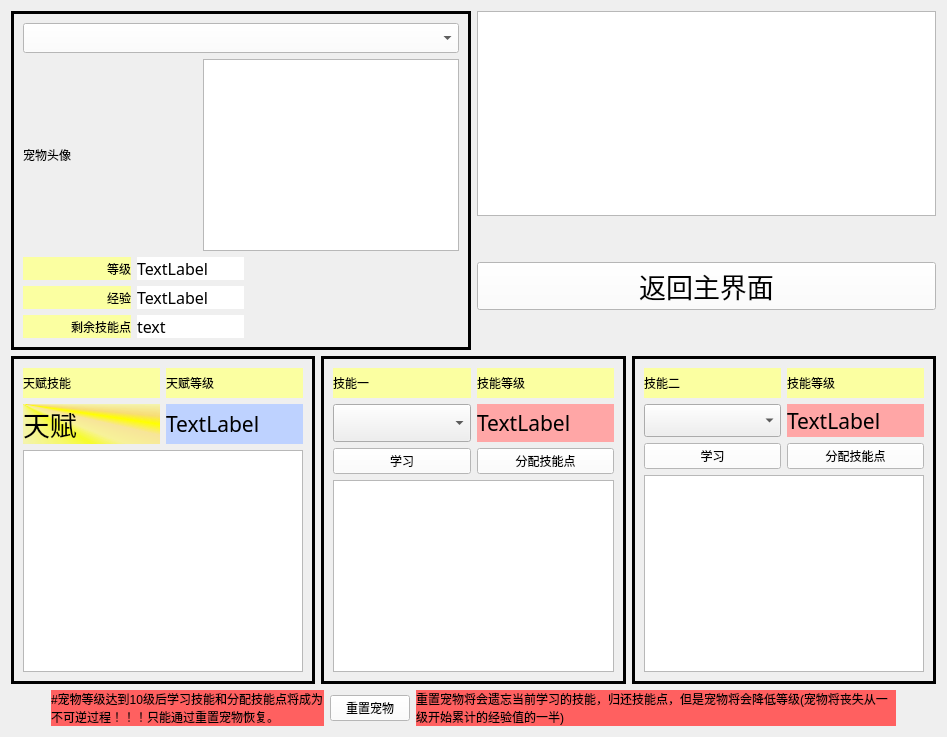
      <widget class="QWidget" name="PageChongwu">
       <layout class="QVBoxLayout" name="verticalLayout_19">
        <item>
         <layout class="QHBoxLayout" name="horizontalLayout_19">
          <item>
           <widget class="QFrame" name="FrameChongwu">
            <property name="frameShape">
             <enum>QFrame::Box</enum>
            </property>
            <property name="lineWidth">
             <number>3</number>
            </property>
            <layout class="QVBoxLayout" name="verticalLayout_17">
             <item>
              <layout class="QHBoxLayout" name="horizontalLayout_14">
               <item>
                <widget class="QComboBox" name="comboBoxCChooseelf">
                 <property name="minimumSize">
                  <size>
                   <width>120</width>
                   <height>30</height>
                  </size>
                 </property>
                 <property name="styleSheet">
                  <string notr="true">background-color: rgb(255, 255, 255);
font: 14pt &quot;微软雅黑&quot;;</string>
                 </property>
                </widget>
               </item>
              </layout>
             </item>
             <item>
              <layout class="QHBoxLayout" name="horizontalLayout_15">
               <item>
                <widget class="QLabel" name="labelCTouxiang">
                 <property name="sizePolicy">
                  <sizepolicy hsizetype="Expanding" vsizetype="Expanding">
                   <horstretch>0</horstretch>
                   <verstretch>0</verstretch>
                  </sizepolicy>
                 </property>
                 <property name="text">
                  <string>宠物头像</string>
                 </property>
                 <property name="scaledContents">
                  <bool>true</bool>
                 </property>
                </widget>
               </item>
               <item>
                <widget class="QTextBrowser" name="textBrowserCJieshao"/>
               </item>
              </layout>
             </item>
             <item>
              <layout class="QGridLayout" name="gridLayout_5">
               <item row="2" column="0">
                <widget class="QLabel" name="label_33">
                 <property name="sizePolicy">
                  <sizepolicy hsizetype="Expanding" vsizetype="Preferred">
                   <horstretch>0</horstretch>
                   <verstretch>0</verstretch>
                  </sizepolicy>
                 </property>
                 <property name="styleSheet">
                  <string notr="true">background-color: rgb(251, 255, 161);
color: rgb(0, 0, 0);
font: 12pt &quot;华文行楷&quot;;</string>
                 </property>
                 <property name="text">
                  <string>剩余技能点</string>
                 </property>
                 <property name="alignment">
                  <set>Qt::AlignRight|Qt::AlignTrailing|Qt::AlignVCenter</set>
                 </property>
                </widget>
               </item>
               <item row="2" column="1">
                <widget class="QLabel" name="labelCRemainskill">
                 <property name="sizePolicy">
                  <sizepolicy hsizetype="Expanding" vsizetype="Preferred">
                   <horstretch>0</horstretch>
                   <verstretch>0</verstretch>
                  </sizepolicy>
                 </property>
                 <property name="font">
                  <font>
                   <family>华文行楷</family>
                   <pointsize>12</pointsize>
                  </font>
                 </property>
                 <property name="styleSheet">
                  <string notr="true">QLabel{background-color:rgb(255, 255, 255);}</string>
                 </property>
                 <property name="text">
                  <string>text</string>
                 </property>
                </widget>
               </item>
               <item row="0" column="0">
                <widget class="QLabel" name="label_29">
                 <property name="sizePolicy">
                  <sizepolicy hsizetype="Expanding" vsizetype="Preferred">
                   <horstretch>0</horstretch>
                   <verstretch>0</verstretch>
                  </sizepolicy>
                 </property>
                 <property name="styleSheet">
                  <string notr="true">background-color: rgb(251, 255, 161);
color: rgb(0, 0, 0);
font: 12pt &quot;华文行楷&quot;;</string>
                 </property>
                 <property name="text">
                  <string>等级</string>
                 </property>
                 <property name="alignment">
                  <set>Qt::AlignRight|Qt::AlignTrailing|Qt::AlignVCenter</set>
                 </property>
                </widget>
               </item>
               <item row="0" column="1">
                <widget class="QLabel" name="labelCLevel">
                 <property name="sizePolicy">
                  <sizepolicy hsizetype="Expanding" vsizetype="Preferred">
                   <horstretch>0</horstretch>
                   <verstretch>0</verstretch>
                  </sizepolicy>
                 </property>
                 <property name="font">
                  <font>
                   <family>华文行楷</family>
                   <pointsize>12</pointsize>
                  </font>
                 </property>
                 <property name="styleSheet">
                  <string notr="true">QLabel{background-color:rgb(255, 255, 255);}</string>
                 </property>
                 <property name="text">
                  <string>TextLabel</string>
                 </property>
                </widget>
               </item>
               <item row="1" column="1">
                <widget class="QLabel" name="labelCExperience">
                 <property name="sizePolicy">
                  <sizepolicy hsizetype="Expanding" vsizetype="Preferred">
                   <horstretch>0</horstretch>
                   <verstretch>0</verstretch>
                  </sizepolicy>
                 </property>
                 <property name="font">
                  <font>
                   <family>华文行楷</family>
                   <pointsize>12</pointsize>
                  </font>
                 </property>
                 <property name="styleSheet">
                  <string notr="true">QLabel{background-color:rgb(255, 255, 255);}</string>
                 </property>
                 <property name="text">
                  <string>TextLabel</string>
                 </property>
                </widget>
               </item>
               <item row="1" column="0">
                <widget class="QLabel" name="label_31">
                 <property name="sizePolicy">
                  <sizepolicy hsizetype="Expanding" vsizetype="Preferred">
                   <horstretch>0</horstretch>
                   <verstretch>0</verstretch>
                  </sizepolicy>
                 </property>
                 <property name="styleSheet">
                  <string notr="true">background-color: rgb(251, 255, 161);
color: rgb(0, 0, 0);
font: 12pt &quot;华文行楷&quot;;</string>
                 </property>
                 <property name="text">
                  <string>经验</string>
                 </property>
                 <property name="alignment">
                  <set>Qt::AlignRight|Qt::AlignTrailing|Qt::AlignVCenter</set>
                 </property>
                </widget>
               </item>
               <item row="0" column="3">
                <spacer name="horizontalSpacer_38">
                 <property name="orientation">
                  <enum>Qt::Horizontal</enum>
                 </property>
                 <property name="sizeHint" stdset="0">
                  <size>
                   <width>40</width>
                   <height>20</height>
                  </size>
                 </property>
                </spacer>
               </item>
               <item row="0" column="2">
                <spacer name="horizontalSpacer_39">
                 <property name="orientation">
                  <enum>Qt::Horizontal</enum>
                 </property>
                 <property name="sizeHint" stdset="0">
                  <size>
                   <width>40</width>
                   <height>20</height>
                  </size>
                 </property>
                </spacer>
               </item>
              </layout>
             </item>
            </layout>
           </widget>
          </item>
          <item>
           <layout class="QVBoxLayout" name="verticalLayout_18">
            <item>
             <widget class="QTextBrowser" name="textBrowserCShuxin">
              <property name="font">
               <font>
                <pointsize>16</pointsize>
               </font>
              </property>
             </widget>
            </item>
            <item>
             <spacer name="verticalSpacer_20">
              <property name="orientation">
               <enum>Qt::Vertical</enum>
              </property>
              <property name="sizeType">
               <enum>QSizePolicy::Preferred</enum>
              </property>
              <property name="sizeHint" stdset="0">
               <size>
                <width>20</width>
                <height>40</height>
               </size>
              </property>
             </spacer>
            </item>
            <item>
             <widget class="QPushButton" name="pushButtonCBack">
              <property name="font">
               <font>
                <family>华康雅宋体W9</family>
                <pointsize>20</pointsize>
                <weight>50</weight>
                <italic>false</italic>
                <bold>false</bold>
               </font>
              </property>
              <property name="styleSheet">
               <string notr="true">font: 20pt &quot;华康雅宋体W9&quot;;
background-color: rgb(255, 255, 255);</string>
              </property>
              <property name="text">
               <string>返回主界面</string>
              </property>
             </widget>
            </item>
            <item>
             <spacer name="verticalSpacer_21">
              <property name="orientation">
               <enum>Qt::Vertical</enum>
              </property>
              <property name="sizeType">
               <enum>QSizePolicy::Preferred</enum>
              </property>
              <property name="sizeHint" stdset="0">
               <size>
                <width>20</width>
                <height>40</height>
               </size>
              </property>
             </spacer>
            </item>
           </layout>
          </item>
         </layout>
        </item>
        <item>
         <layout class="QHBoxLayout" name="horizontalLayout_18">
          <item>
           <widget class="QFrame" name="FrameCTalent">
            <property name="frameShape">
             <enum>QFrame::Box</enum>
            </property>
            <property name="frameShadow">
             <enum>QFrame::Plain</enum>
            </property>
            <property name="lineWidth">
             <number>3</number>
            </property>
            <property name="midLineWidth">
             <number>0</number>
            </property>
            <layout class="QGridLayout" name="gridLayout_8">
             <item row="2" column="0">
              <widget class="QLabel" name="labelCTalent">
               <property name="sizePolicy">
                <sizepolicy hsizetype="Expanding" vsizetype="Preferred">
                 <horstretch>0</horstretch>
                 <verstretch>0</verstretch>
                </sizepolicy>
               </property>
               <property name="font">
                <font>
                 <family>华文行楷</family>
                 <pointsize>20</pointsize>
                </font>
               </property>
               <property name="styleSheet">
                <string notr="true">QLabel{background-color:qconicalgradient(cx:0, cy:0, angle:135, stop:0 rgba(255, 255, 0, 69), stop:0.375 rgba(255, 255, 0, 69), stop:0.423533 rgba(251, 255, 0, 145), stop:0.45 rgba(247, 255, 0, 208), stop:0.477581 rgba(255, 244, 71, 130), stop:0.518717 rgba(255, 218, 71, 130), stop:0.55 rgba(255, 255, 0, 255), stop:0.57754 rgba(255, 203, 0, 130), stop:0.625 rgba(255, 255, 0, 69), stop:1 rgba(255, 255, 0, 69));}</string>
               </property>
               <property name="text">
                <string>天赋</string>
               </property>
              </widget>
             </item>
             <item row="0" column="1">
              <widget class="QLabel" name="label_38">
               <property name="sizePolicy">
                <sizepolicy hsizetype="Expanding" vsizetype="Preferred">
                 <horstretch>0</horstretch>
                 <verstretch>0</verstretch>
                </sizepolicy>
               </property>
               <property name="styleSheet">
                <string notr="true">background-color: rgb(251, 255, 161);
color: rgb(0, 0, 0);
font: 12pt &quot;华文行楷&quot;;</string>
               </property>
               <property name="text">
                <string>天赋等级</string>
               </property>
              </widget>
             </item>
             <item row="2" column="1">
              <widget class="QLabel" name="labelCTalentLevel">
               <property name="sizePolicy">
                <sizepolicy hsizetype="Expanding" vsizetype="Preferred">
                 <horstretch>0</horstretch>
                 <verstretch>0</verstretch>
                </sizepolicy>
               </property>
               <property name="font">
                <font>
                 <family>华文行楷</family>
                 <pointsize>16</pointsize>
                 <weight>50</weight>
                 <italic>false</italic>
                 <bold>false</bold>
                </font>
               </property>
               <property name="styleSheet">
                <string notr="true">background-color: rgb(190, 210, 255);
color: rgb(0, 0, 0);
font: 16pt &quot;华文行楷&quot;;</string>
               </property>
               <property name="text">
                <string>TextLabel</string>
               </property>
              </widget>
             </item>
             <item row="0" column="0">
              <widget class="QLabel" name="label_25">
               <property name="minimumSize">
                <size>
                 <width>0</width>
                 <height>30</height>
                </size>
               </property>
               <property name="styleSheet">
                <string notr="true">background-color: rgb(251, 255, 161);
color: rgb(0, 0, 0);
font: 12pt &quot;华文行楷&quot;;</string>
               </property>
               <property name="text">
                <string>天赋技能</string>
               </property>
              </widget>
             </item>
             <item row="3" column="0" colspan="2">
              <widget class="QTextBrowser" name="textBrowserCTalentJieshao"/>
             </item>
            </layout>
           </widget>
          </item>
          <item>
           <widget class="QFrame" name="FrameCSkill1">
            <property name="frameShape">
             <enum>QFrame::Box</enum>
            </property>
            <property name="lineWidth">
             <number>3</number>
            </property>
            <layout class="QGridLayout" name="gridLayout_6">
             <item row="3" column="1">
              <widget class="QPushButton" name="pushButtonCSkill1destribute">
               <property name="styleSheet">
                <string notr="true">font: 14pt &quot;华康雅宋体W9&quot;;
background-color: rgb(255, 255, 255);</string>
               </property>
               <property name="text">
                <string>分配技能点</string>
               </property>
              </widget>
             </item>
             <item row="0" column="0">
              <widget class="QLabel" name="label_23">
               <property name="minimumSize">
                <size>
                 <width>0</width>
                 <height>30</height>
                </size>
               </property>
               <property name="styleSheet">
                <string notr="true">background-color: rgb(251, 255, 161);
color: rgb(0, 0, 0);
font: 12pt &quot;华文行楷&quot;;</string>
               </property>
               <property name="text">
                <string>技能一</string>
               </property>
              </widget>
             </item>
             <item row="0" column="1">
              <widget class="QLabel" name="label_27">
               <property name="sizePolicy">
                <sizepolicy hsizetype="Expanding" vsizetype="Preferred">
                 <horstretch>0</horstretch>
                 <verstretch>0</verstretch>
                </sizepolicy>
               </property>
               <property name="styleSheet">
                <string notr="true">background-color: rgb(251, 255, 161);
color: rgb(0, 0, 0);
font: 12pt &quot;华文行楷&quot;;</string>
               </property>
               <property name="text">
                <string>技能等级</string>
               </property>
              </widget>
             </item>
             <item row="2" column="1">
              <widget class="QLabel" name="labelCSkill1level">
               <property name="sizePolicy">
                <sizepolicy hsizetype="Expanding" vsizetype="Preferred">
                 <horstretch>0</horstretch>
                 <verstretch>0</verstretch>
                </sizepolicy>
               </property>
               <property name="font">
                <font>
                 <family>华文行楷</family>
                 <pointsize>16</pointsize>
                 <weight>50</weight>
                 <italic>false</italic>
                 <bold>false</bold>
                </font>
               </property>
               <property name="styleSheet">
                <string notr="true">background-color: rgb(255, 166, 166);
color: rgb(0, 0, 0);
font: 16pt &quot;华文行楷&quot;;</string>
               </property>
               <property name="text">
                <string>TextLabel</string>
               </property>
              </widget>
             </item>
             <item row="3" column="0">
              <widget class="QPushButton" name="pushButtonCSkill1Learn">
               <property name="styleSheet">
                <string notr="true">font: 14pt &quot;华康雅宋体W9&quot;;
background-color: rgb(255, 255, 255);</string>
               </property>
               <property name="text">
                <string>学习</string>
               </property>
              </widget>
             </item>
             <item row="4" column="0" colspan="2">
              <widget class="QTextBrowser" name="textBrowserCSkill1Jieshao"/>
             </item>
             <item row="2" column="0">
              <widget class="QComboBox" name="comboBoxCSkill1">
               <property name="sizePolicy">
                <sizepolicy hsizetype="Expanding" vsizetype="Fixed">
                 <horstretch>0</horstretch>
                 <verstretch>0</verstretch>
                </sizepolicy>
               </property>
               <property name="font">
                <font>
                 <family>华文行楷</family>
                 <pointsize>16</pointsize>
                </font>
               </property>
               <property name="styleSheet">
                <string notr="true"/>
               </property>
               <property name="currentText">
                <string/>
               </property>
              </widget>
             </item>
            </layout>
           </widget>
          </item>
          <item>
           <widget class="QFrame" name="FrameCSkill2">
            <property name="frameShape">
             <enum>QFrame::Box</enum>
            </property>
            <property name="lineWidth">
             <number>3</number>
            </property>
            <layout class="QGridLayout" name="gridLayout_7">
             <item row="3" column="1">
              <widget class="QPushButton" name="pushButtonCSkill2destribute">
               <property name="styleSheet">
                <string notr="true">font: 14pt &quot;华康雅宋体W9&quot;;
background-color: rgb(255, 255, 255);</string>
               </property>
               <property name="text">
                <string>分配技能点</string>
               </property>
              </widget>
             </item>
             <item row="0" column="0">
              <widget class="QLabel" name="label_24">
               <property name="minimumSize">
                <size>
                 <width>0</width>
                 <height>30</height>
                </size>
               </property>
               <property name="styleSheet">
                <string notr="true">background-color: rgb(251, 255, 161);
color: rgb(0, 0, 0);
font: 12pt &quot;华文行楷&quot;;</string>
               </property>
               <property name="text">
                <string>技能二</string>
               </property>
              </widget>
             </item>
             <item row="0" column="1">
              <widget class="QLabel" name="label_36">
               <property name="sizePolicy">
                <sizepolicy hsizetype="Expanding" vsizetype="Preferred">
                 <horstretch>0</horstretch>
                 <verstretch>0</verstretch>
                </sizepolicy>
               </property>
               <property name="styleSheet">
                <string notr="true">background-color: rgb(251, 255, 161);
color: rgb(0, 0, 0);
font: 12pt &quot;华文行楷&quot;;</string>
               </property>
               <property name="text">
                <string>技能等级</string>
               </property>
              </widget>
             </item>
             <item row="2" column="1">
              <widget class="QLabel" name="labelCSkill2Level">
               <property name="sizePolicy">
                <sizepolicy hsizetype="Expanding" vsizetype="Preferred">
                 <horstretch>0</horstretch>
                 <verstretch>0</verstretch>
                </sizepolicy>
               </property>
               <property name="font">
                <font>
                 <family>华文行楷</family>
                 <pointsize>16</pointsize>
                 <weight>50</weight>
                 <italic>false</italic>
                 <bold>false</bold>
                </font>
               </property>
               <property name="styleSheet">
                <string notr="true">background-color: rgb(255, 166, 166);
color: rgb(0, 0, 0);
font: 16pt &quot;华文行楷&quot;;</string>
               </property>
               <property name="text">
                <string>TextLabel</string>
               </property>
              </widget>
             </item>
             <item row="2" column="0">
              <widget class="QComboBox" name="comboBoxCSkill2">
               <property name="sizePolicy">
                <sizepolicy hsizetype="Expanding" vsizetype="Fixed">
                 <horstretch>0</horstretch>
                 <verstretch>0</verstretch>
                </sizepolicy>
               </property>
               <property name="font">
                <font>
                 <pointsize>16</pointsize>
                </font>
               </property>
               <property name="currentText">
                <string/>
               </property>
              </widget>
             </item>
             <item row="3" column="0">
              <widget class="QPushButton" name="pushButtonCSkill2Learn">
               <property name="styleSheet">
                <string notr="true">font: 14pt &quot;华康雅宋体W9&quot;;
background-color: rgb(255, 255, 255);</string>
               </property>
               <property name="text">
                <string>学习</string>
               </property>
              </widget>
             </item>
             <item row="4" column="0" colspan="2">
              <widget class="QTextBrowser" name="textBrowserCSkill2Jieshao"/>
             </item>
            </layout>
           </widget>
          </item>
         </layout>
        </item>
        <item>
         <layout class="QHBoxLayout" name="horizontalLayout_16">
          <item>
           <spacer name="horizontalSpacer_36">
            <property name="orientation">
             <enum>Qt::Horizontal</enum>
            </property>
            <property name="sizeHint" stdset="0">
             <size>
              <width>40</width>
              <height>20</height>
             </size>
            </property>
           </spacer>
          </item>
          <item>
           <widget class="QLabel" name="label_14">
            <property name="sizePolicy">
             <sizepolicy hsizetype="Expanding" vsizetype="Preferred">
              <horstretch>0</horstretch>
              <verstretch>0</verstretch>
             </sizepolicy>
            </property>
            <property name="styleSheet">
             <string notr="true">background-color: rgb(255, 96, 96);
color: rgb(0, 0, 0);
font: 12pt &quot;华文行楷&quot;;</string>
            </property>
            <property name="text">
             <string>#宠物等级达到10级后学习技能和分配技能点将成为不可逆过程！！！只能通过重置宠物恢复。</string>
            </property>
            <property name="wordWrap">
             <bool>true</bool>
            </property>
           </widget>
          </item>
          <item>
           <widget class="QPushButton" name="pushButtonCChongzhi">
            <property name="styleSheet">
             <string notr="true">font: 14pt &quot;华康雅宋体W9&quot;;
background-color: rgb(255, 255, 255);</string>
            </property>
            <property name="text">
             <string>重置宠物</string>
            </property>
           </widget>
          </item>
          <item>
           <widget class="QLabel" name="label_35">
            <property name="sizePolicy">
             <sizepolicy hsizetype="Expanding" vsizetype="Preferred">
              <horstretch>0</horstretch>
              <verstretch>0</verstretch>
             </sizepolicy>
            </property>
            <property name="minimumSize">
             <size>
              <width>480</width>
              <height>0</height>
             </size>
            </property>
            <property name="styleSheet">
             <string notr="true">background-color: rgb(255, 96, 96);
color: rgb(0, 0, 0);
font: 12pt &quot;华文行楷&quot;;</string>
            </property>
            <property name="text">
             <string>重置宠物将会遗忘当前学习的技能，归还技能点，但是宠物将会降低等级(宠物将丧失从一级开始累计的经验值的一半)</string>
            </property>
            <property name="wordWrap">
             <bool>true</bool>
            </property>
           </widget>
          </item>
          <item>
           <spacer name="horizontalSpacer_37">
            <property name="orientation">
             <enum>Qt::Horizontal</enum>
            </property>
            <property name="sizeHint" stdset="0">
             <size>
              <width>40</width>
              <height>20</height>
             </size>
            </property>
           </spacer>
          </item>
         </layout>
        </item>
       </layout>
      </widget>
